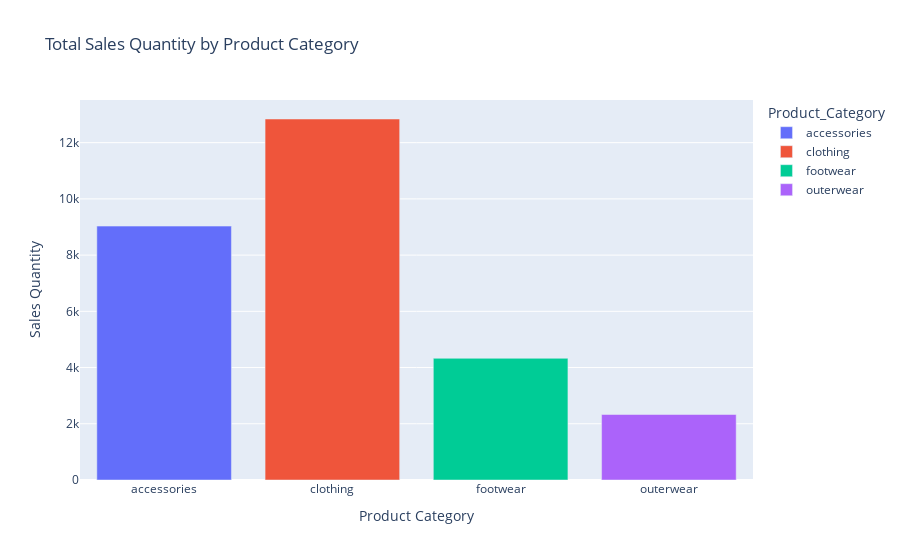

Write notebook code for a chart like this one.
### Markdown cell above
* Visual

### Code cell
# Convert 'Date' column to datetime (for month extraction)
data['Date'] = pd.to_datetime(data['Date'])
data['Month'] = data['Date'].dt.month_name()

#  1. Total Sales Quantity by Product Category
product_sales = data.groupby('Product_Category')['Sales_Quantity'].sum().reset_index(name='sum')
fig1 = px.bar(product_sales, x='Product_Category', y='sum', color='Product_Category',title='Total Sales Quantity by Product Category')
fig1.update_layout(xaxis_title='Product Category', yaxis_title='Sales Quantity')
fig1.show()

### Figure 1 — Plotly figure (JSON) as saved in the notebook; plotly's stock layout.template omitted (floating-point values rounded to 4 significant figures)
{"data": [{"alignmentgroup": "True", "hovertemplate": "Product_Category=%{x}<br>sum=%{y}<extra></extra>", "legendgroup": "accessories", "marker": {"color": "#636efa", "pattern": {"shape": ""}}, "name": "accessories", "offsetgroup": "accessories", "orientation": "v", "showlegend": true, "textposition": "auto", "type": "bar", "x": ["accessories"], "xaxis": "x", "y": [9032], "yaxis": "y"}, {"alignmentgroup": "True", "hovertemplate": "Product_Category=%{x}<br>sum=%{y}<extra></extra>", "legendgroup": "clothing", "marker": {"color": "#EF553B", "pattern": {"shape": ""}}, "name": "clothing", "offsetgroup": "clothing", "orientation": "v", "showlegend": true, "textposition": "auto", "type": "bar", "x": ["clothing"], "xaxis": "x", "y": [12842], "yaxis": "y"}, {"alignmentgroup": "True", "hovertemplate": "Product_Category=%{x}<br>sum=%{y}<extra></extra>", "legendgroup": "footwear", "marker": {"color": "#00cc96", "pattern": {"shape": ""}}, "name": "footwear", "offsetgroup": "footwear", "orientation": "v", "showlegend": true, "textposition": "auto", "type": "bar", "x": ["footwear"], "xaxis": "x", "y": [4329], "yaxis": "y"}, {"alignmentgroup": "True", "hovertemplate": "Product_Category=%{x}<br>sum=%{y}<extra></extra>", "legendgroup": "outerwear", "marker": {"color": "#ab63fa", "pattern": {"shape": ""}}, "name": "outerwear", "offsetgroup": "outerwear", "orientation": "v", "showlegend": true, "textposition": "auto", "type": "bar", "x": ["outerwear"], "xaxis": "x", "y": [2330], "yaxis": "y"}], "layout": {"autosize": true, "barmode": "relative", "legend": {"title": {"text": "Product_Category"}, "tracegroupgap": 0}, "title": {"text": "Total Sales Quantity by Product Category"}, "xaxis": {"anchor": "y", "autorange": true, "categoryarray": ["accessories", "clothing", "footwear", "outerwear"], "categoryorder": "array", "domain": [0, 1], "range": [-0.5, 3.5], "title": {"text": "Product Category"}, "type": "category"}, "yaxis": {"anchor": "x", "autorange": true, "domain": [0, 1], "range": [0, 13520.0], "title": {"text": "Sales Quantity"}, "type": "linear"}}}
